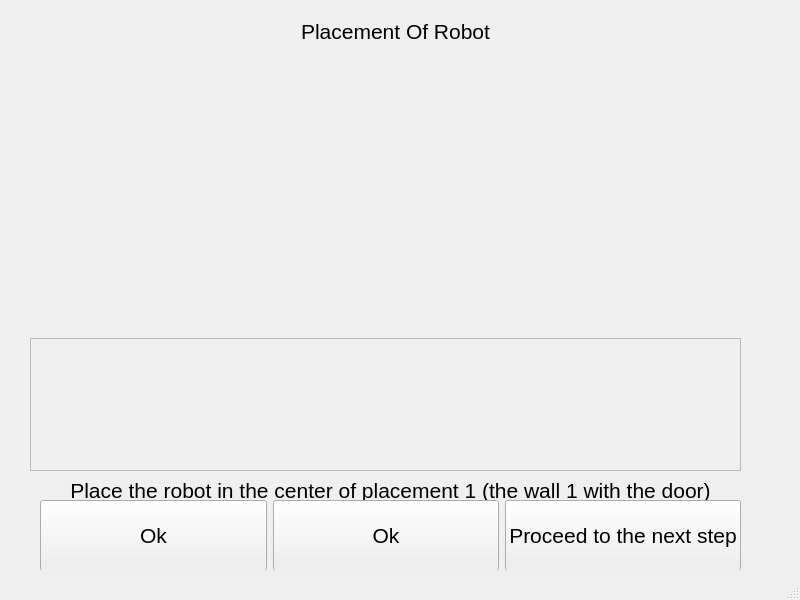
<?xml version="1.0" encoding="UTF-8"?>
<ui version="4.0">
 <class>MainWindow</class>
 <widget class="QMainWindow" name="MainWindow">
  <property name="geometry">
   <rect>
    <x>0</x>
    <y>0</y>
    <width>800</width>
    <height>600</height>
   </rect>
  </property>
  <property name="font">
   <font>
    <pointsize>16</pointsize>
   </font>
  </property>
  <property name="windowTitle">
   <string>MainWindow</string>
  </property>
  <widget class="QWidget" name="centralwidget">
   <widget class="QStackedWidget" name="stackedWidget">
    <property name="geometry">
     <rect>
      <x>10</x>
      <y>20</y>
      <width>771</width>
      <height>561</height>
     </rect>
    </property>
    <widget class="QWidget" name="page">
     <widget class="QLabel" name="machinelabel">
      <property name="geometry">
       <rect>
        <x>20</x>
        <y>450</y>
        <width>721</width>
        <height>41</height>
       </rect>
      </property>
      <property name="font">
       <font>
        <pointsize>16</pointsize>
       </font>
      </property>
      <property name="text">
       <string>Place the robot in the center of placement 1 (the wall 1 with the door)</string>
      </property>
      <property name="alignment">
       <set>Qt::AlignCenter</set>
      </property>
     </widget>
     <widget class="QWidget" name="verticalLayoutWidget_3">
      <property name="geometry">
       <rect>
        <x>20</x>
        <y>40</y>
        <width>711</width>
        <height>411</height>
       </rect>
      </property>
      <layout class="QVBoxLayout" name="verticalLayoutpbu">
       <item>
        <widget class="QLabel" name="imageplacelabel">
         <property name="text">
          <string/>
         </property>
        </widget>
       </item>
       <item>
        <widget class="QLabel" name="imagelabel">
         <property name="text">
          <string/>
         </property>
        </widget>
       </item>
       <item>
        <widget class="QFrame" name="pbuframe">
         <property name="frameShape">
          <enum>QFrame::StyledPanel</enum>
         </property>
         <property name="frameShadow">
          <enum>QFrame::Raised</enum>
         </property>
        </widget>
       </item>
      </layout>
     </widget>
     <widget class="QLabel" name="titlelabel">
      <property name="geometry">
       <rect>
        <x>200</x>
        <y>-4</y>
        <width>371</width>
        <height>31</height>
       </rect>
      </property>
      <property name="text">
       <string>Placement Of Robot</string>
      </property>
      <property name="alignment">
       <set>Qt::AlignCenter</set>
      </property>
     </widget>
     <widget class="QWidget" name="horizontalLayoutWidget">
      <property name="geometry">
       <rect>
        <x>30</x>
        <y>480</y>
        <width>701</width>
        <height>71</height>
       </rect>
      </property>
      <layout class="QHBoxLayout" name="horizontalLayout">
       <item>
        <widget class="QPushButton" name="confirmButton_2">
         <property name="sizePolicy">
          <sizepolicy hsizetype="Preferred" vsizetype="Preferred">
           <horstretch>0</horstretch>
           <verstretch>0</verstretch>
          </sizepolicy>
         </property>
         <property name="text">
          <string>Ok</string>
         </property>
        </widget>
       </item>
       <item>
        <widget class="QPushButton" name="confirmButton">
         <property name="sizePolicy">
          <sizepolicy hsizetype="Preferred" vsizetype="Preferred">
           <horstretch>0</horstretch>
           <verstretch>0</verstretch>
          </sizepolicy>
         </property>
         <property name="font">
          <font>
           <pointsize>16</pointsize>
          </font>
         </property>
         <property name="text">
          <string>Ok</string>
         </property>
        </widget>
       </item>
       <item>
        <widget class="QPushButton" name="nextstepButton">
         <property name="sizePolicy">
          <sizepolicy hsizetype="Preferred" vsizetype="Preferred">
           <horstretch>0</horstretch>
           <verstretch>0</verstretch>
          </sizepolicy>
         </property>
         <property name="text">
          <string>Proceed to the next step</string>
         </property>
        </widget>
       </item>
      </layout>
     </widget>
    </widget>
   </widget>
  </widget>
  <widget class="QStatusBar" name="statusbar"/>
 </widget>
 <resources/>
 <connections/>
</ui>
